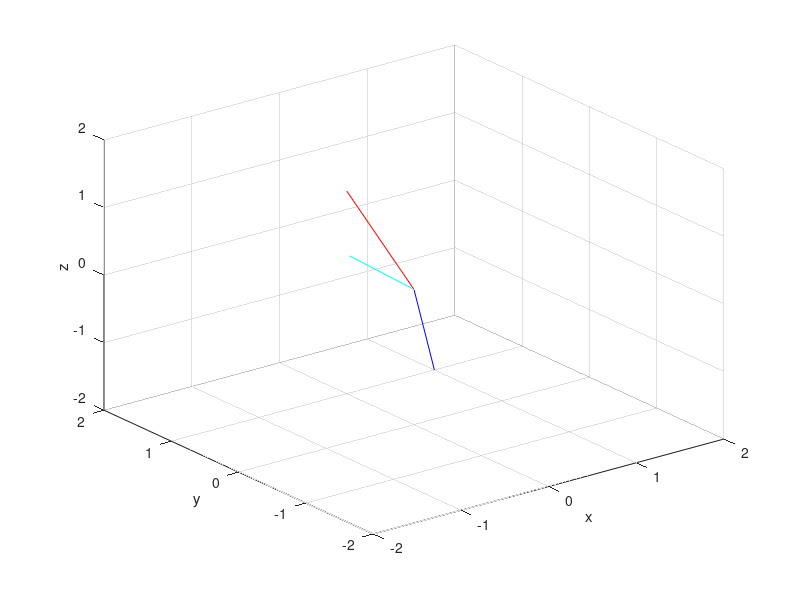

Write MATLAB code to recreate this figure.
clear all; clc;
%Set the edge
a=0.4;
b=0.5;
c=0.3;

 %set q, r, s points
q=0*a
r=0.5*b
s=1*c
Indices=[q r s]

t=0.5*a
u=0.5*b
v=(-1)*c
indices=[t u v]

w=0.4*a
n=1*b
m=-0.35*c
[num,den]=rat([0.4 1 -0.35])
A=round([0.4 1 -0.35]*max(den))
INDICES=A

%making the indices into an integer
modres=mod(Indices,1)
if sum(modres)>0
   scale=min(modres(modres >0))
   intIndices=round((1/scale).*Indices)
else
   intIndices=Indices
end

modres=mod(indices,1)
if sum(modres)>0
   scale=min(modres(modres >0))
   intindices=round((1/scale).*indices)
else
   intindices=indices
end

modres=mod(INDICES,1)
if sum(modres)>0
   scale=min(modres(modres >0))
   intINDICES=round((1/scale).*INDICES)
else
   intINDICES=INDICES
end

%plot the Directional Indices
x=[0 intIndices(1)];
y=[0 intIndices(2)];
z=[0 intIndices(3)];

t=[0 intindices(1)];
u=[0 intindices(2)];
v=[0 intindices(3)];

w=[0 intINDICES(1)];
n=[0 intINDICES(2)];
m=[0 intINDICES(3)];

%plot
plot3(x,y,z,'r',t,u,v,'b',w,n,m,'c')
grid
xlabel('x')
ylabel('y')
zlabel('z')
axis([-2 2 -2 2 -2 2])
